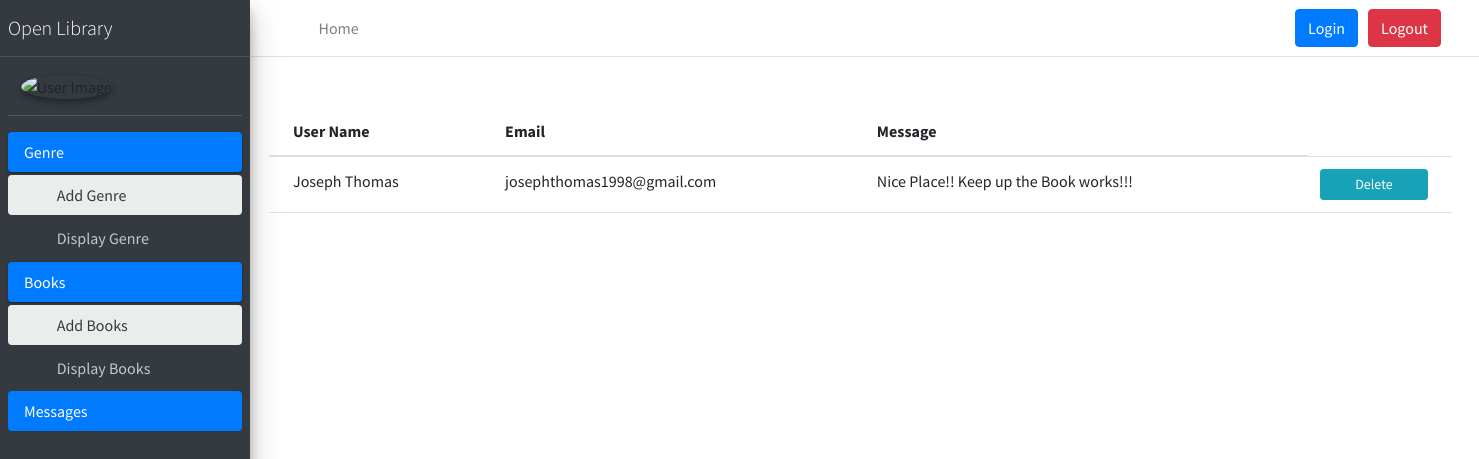
Screenshot of /myapp/displaycontact/ with the database file from the repository.
### library/models.py (models this page shows)
class Contactdb(models.Model):
     Username = models.CharField(max_length=100, null=True, blank=True)
     Emailid = models.EmailField(null=True, blank=True)
     Message = models.CharField(max_length=500, null=True, blank=True)

### myapp/views.py (the view)
# urls.py: path('displaycontact/', views.displaycontact, name='displaycontact'),
def displaycontact(request):
    data=Contactdb.objects.all()
    content={
        'data':data
    }
    return render(request,'displaycontact.html',content)

### myapp/templates/displaycontact.html (shortened to what this page needs)
<!DOCTYPE html>
{% extends 'index.html' %}
{% block content %}
<html lang="en">
<head>
</head>
<body>
<div class="card-body table-responsive p-0" style="    margin-left: 269px; margin-top:50px; margin-right:-100px;">
                <table class="table table-hover text-nowrap" style="    width: 80vw;">
                  <thead>
                    <tr>
                      <th>User Name</th>
                        <th>Email</th>
                        <th>Message</th>
                    </tr>
                  </thead>
                    <tbody>
                    {% for d in data %}
                    <tr>
                        <td>{{d.Username}}</td>
                        <td>{{d.Emailid}}</td>
                        <td>{{d.Message}}</td>
                        <td>
                            <form action="{% url 'deletecontact' dataid=d.id %}">
                                <button type="submit" class="btn btn-block btn-info btn-sm">Delete</button>
                            </form>
                        </td>
                    </tr>
                    {% endfor %}
                    </tbody>
                </table>
              </div>
</body>
</html>
{% endblock %}

### rows the page displays
Contactdb: Username "Joseph Thomas", Emailid "josephthomas1998@gmail.com", Message "Nice Place!! Keep up the Book works!!!"
